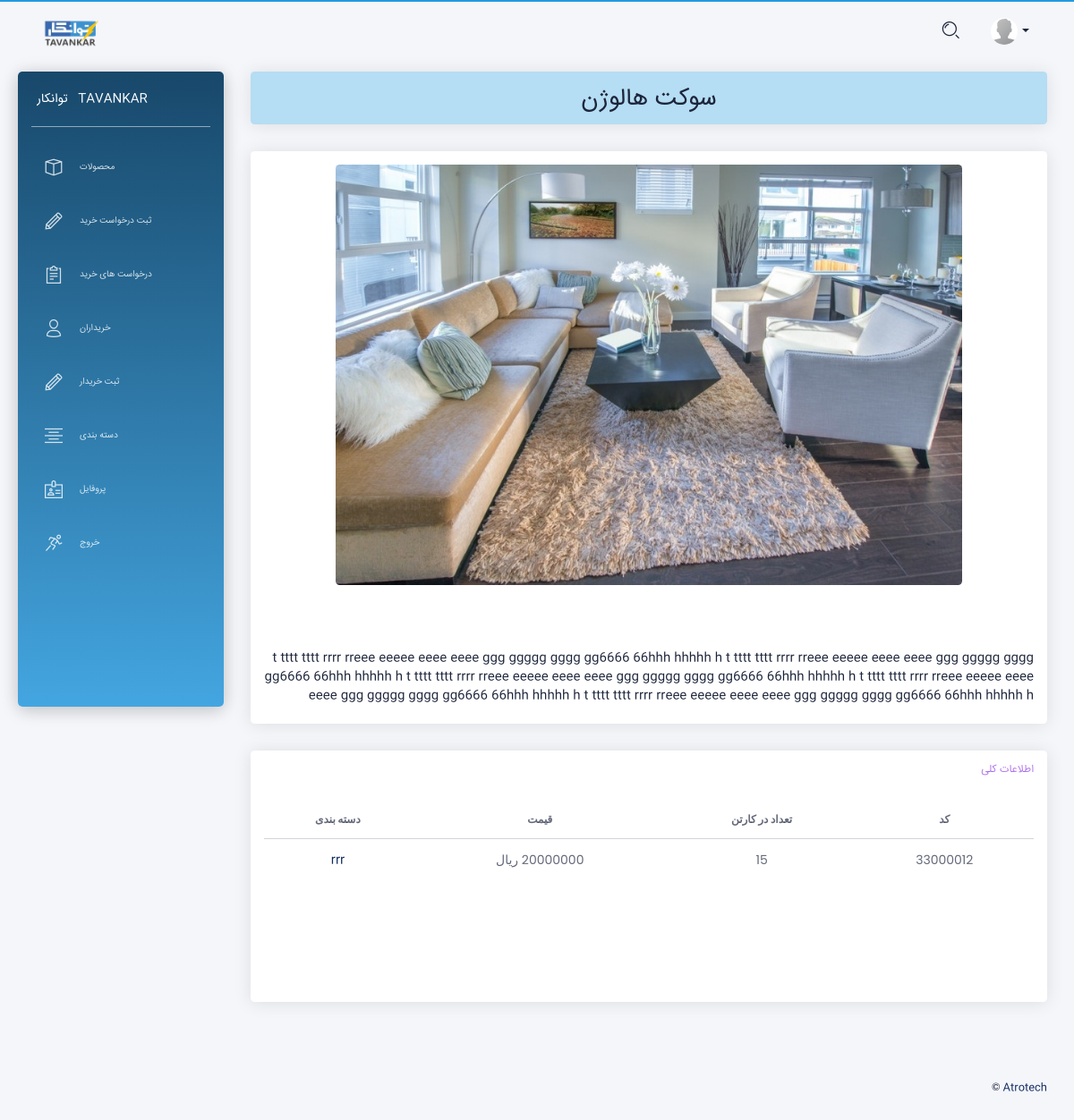
Screenshot of /product_detail/1/ (signed in) with the database file from the repository.
### app/models.py (models this page shows, shortened)
class Profile(models.Model):
  user = models.OneToOneField(User, on_delete=models.CASCADE,unique=True,related_name='profile',verbose_name = "کاربر")
  phone = models.CharField(max_length=50,null=True, blank=True,verbose_name = " شماره تماس  ")
  address = models.CharField(max_length=3000,null=True, blank=True,verbose_name = " آدرس  ")
  user_photo = models.ImageField(upload_to='user_uploads/user_photo',default='user_uploads/user_photo/default.png',null=True, blank=True,verbose_name = "تصویر کاربر")
  class Meta:
      verbose_name = "پروفایل"
      verbose_name_plural = " پروفایل ها "

class Product(models.Model):
    name = models.CharField(max_length=200, unique=True, verbose_name = "نام")
    code = models.CharField(max_length=40, verbose_name = "کد")
    qty_in_box = models.IntegerField(verbose_name = "تعداد در کارتن")
    price = models.CharField(max_length=40, verbose_name = "قیمت ( ریال )")
    category = models.ForeignKey(Category ,on_delete=models.CASCADE ,null=True, blank=True, verbose_name = "دسته بندی")
    description = models.TextField(max_length=1000, null=True, blank=True, verbose_name = "توضیحات")
    image = models.ImageField(upload_to='media', default='media/Default.png', null=True, blank=True, verbose_name = "تصویر")
    @property
    def price_display(self):
        return "%s ریال " % self.price
    class Meta:
        verbose_name = "محصول"
        verbose_name_plural = "محصولات"

class Category(MPTTModel):
    name = models.CharField(max_length=200, unique=True, verbose_name = "نام")
    parent = TreeForeignKey('self', on_delete=models.CASCADE, null=True, blank=True, related_name='children',verbose_name = "والد")
    class MPTTMeta:
        level_attr = 'mptt_level'
        order_insertion_by = ['name']
    class Meta:
        verbose_name = "دسته بندی"
        verbose_name_plural = "دسته بندی ها"
    def get_absolute_url(self):
        return reverse('app:category_detail',args=[self.id])
    def __str__(self):
        return str(self.name)

### app/views.py (the view)
# urls.py: path('product_detail/<int:id>/',views.product_detail,name='product_detail'),
@login_required()
def product_detail(request, id):
    product = get_object_or_404(models.Product, id=id)
    context = {'product':product}
    return render(request, 'product_detail.html', context)

### templates/product_detail.html (shortened to what this page needs)
{% extends "layouts/base.html" %}
{% block content %}
<div class="row">
  <div class="col-md-12">
    <div class="card card-lavender">
      <div class="card-header">
        <h2 class="card-title" dir="rtl" align="center"> {{ product.name }} </h2>
      </div>
    </div>
  </div>
</div>
<div class="row">
  <div class="col-md-12">
    <div class="card card-user">
      <div class="card-body">
        <div class="slideshow-container">
              <div class="mySlides mold_slide_fade">
                <img src="{{ product.image.url }}" style="width:100%">
              </div>
        </div>
        <br><br>
        <div align="right" dir="rtl" class="card-description">
          <p class="category"> {{ product.description|linebreaks }} </p>
        </div>
      </div>
    </div>
  </div>
  <div class="col-md-12" dir="rtl" align="right">
    <div class="card card-user">
      <div class="card-header">
        <h6 class="card-title" style="color:#8d39e4ad;"> اطلاعات کلی </h6>
      </div>
      <div class="card-body">
        <table class="table tablesorter text-center" id="">
          <thead class=" text-primary">
            <tr class="bold">
              <th> کد </th>
              <th> تعداد در کارتن </th>
              <th> قیمت </th>
              <th> دسته بندی </th>
            </tr>
          </thead>
          <tbody>
            <tr>
              <td> {{ product.code }} </td>
              <td> {{ product.qty_in_box }} </td>
              <td> {{ product.price_display }} </td>
              <td> <a href="{{ product.category.get_absolute_url }}">{{ product.category }} </a> </td>
            </tr>
          </tbody>
        </table>
      </div>
    </div>
  </div>
</div>
{% endblock content %}

### templates/includes/navigation.html (shortened to what this page needs)
{% load static %}
      <nav class="navbar navbar-expand-lg navbar-absolute navbar-transparent">
        <div class="container-fluid">
          <div class="navbar-wrapper">
            <a class="navbar-brand" href="javascript:void(0)">
              <img class="avatar" width="45%" src="{% static 'assets/img/logo.png' %}" alt="logo">
            </a>
          </div>
          <div class="collapse navbar-collapse" id="navigation">
            {% if user.is_authenticated %}
            <ul class="navbar-nav ml-auto">
              <li class="search-bar input-group">
                <button class="btn btn-link" id="search-button" data-toggle="modal" data-target="#searchModal"><i class="tim-icons icon-zoom-split" ></i>
                </button>
              </li>
              <li class="dropdown nav-item">
                <a href="#" class="dropdown-toggle nav-link" data-toggle="dropdown">
                  <div class="photo">
                    <img src="{{ request.user.profile.user_photo.url }}" alt="Profile Photo">
                  </div>
                  <b class="caret d-none d-lg-block d-xl-block"></b>
                </a>
              </li>
            </ul>
            {% endif %}
          </div>
        </div>
      </nav>

### core/static/assets/css/mold_img_slider.css (style rules this page uses)
.slideshow-container { max-width: 700px; position: relative; margin: auto; }
.mold_slide_fade { -webkit-animation-name: fade; -webkit-animation-duration: 1.5s; animation-name: fade; animation-duration: 1.5s; }

### rows the page displays
Product: name "سوکت هالوژن", image (picture), description "t tttt tttt rrrr rreee eeeee eeee eeee ggg ggggg gggg gg6666 66hhh hhhhh h t tttt tttt rrrr rreee eeeee eeee eeee ggg ggggg gggg gg6666 66hhh hhhhh h t tttt tttt rrrr rreee eeeee eeee eeee ggg ggggg gggg gg6666 66hhh hhhhh h t tttt tttt rrrr rreee eeeee eeee eeee ggg ggggg gggg gg6666 66hhh hhhhh h t tttt tttt rrrr rreee eeeee eeee eeee ggg ggggg gggg gg6666 66hhh hhhhh h", code "33000012", qty_in_box "15", price_display "20000000 ریال", category "rrr"
